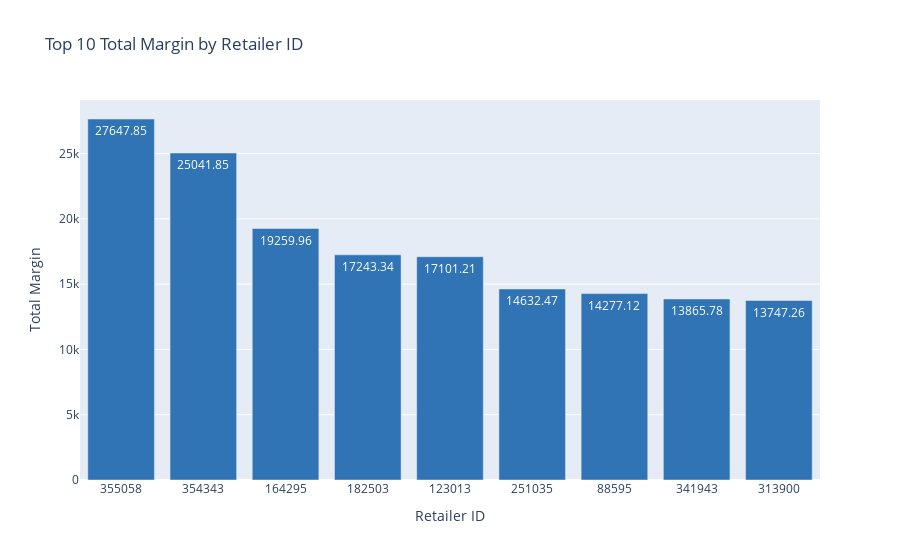

The notebook cell saved with this chart:
### Markdown cell above
## Top 10 Total Margin by Retailer ID

### Code cell
import plotly.graph_objects as go

# Data
retailer_ids = [
    '355058', '354343', '164295', '182503', '123013', '251035', '88595', '341943', '313900'
]
total_margins = [
    27647.8537988413, 25041.8508646365, 19259.9637414207, 17243.3392286944,
    17101.2105961333, 14632.4667210694, 14277.1243041015, 13865.7758461331,
    13747.2637080482
]

# Create figure with marker color and labels
fig = go.Figure(data=[
    go.Bar(
        x=retailer_ids,
        y=total_margins,
        marker_color='#3074b5',
        text=total_margins,  # Add text labels
        textposition='inside',  # Position labels outside the bars
        texttemplate='%{text:.2f}',  # Format the labels to 2 decimal places
    )
])

# Update layout
fig.update_layout(
    title='Top 10 Total Margin by Retailer ID',
    xaxis_title='Retailer ID',
    yaxis_title='Total Margin',
    bargap=0.1,  # Gap between bars
    bargroupgap=0.1,  # Gap between groups of bars
)

# Show figure
fig.show()

### Figure 1 — Plotly figure (JSON) as saved in the notebook; plotly's stock layout.template omitted (floating-point values rounded to 4 significant figures)
{"data": [{"marker": {"color": "#3074b5"}, "text": ["27647.8537988413", "25041.8508646365", "19259.9637414207", "17243.3392286944", "17101.2105961333", "14632.4667210694", "14277.1243041015", "13865.7758461331", "13747.2637080482"], "textposition": "inside", "texttemplate": "%{text:.2f}", "type": "bar", "x": ["355058", "354343", "164295", "182503", "123013", "251035", "88595", "341943", "313900"], "y": [27650.0, 25040.0, 19260.0, 17240.0, 17100.0, 14630.0, 14280.0, 13870.0, 13750.0]}], "layout": {"bargap": 0.1, "bargroupgap": 0.1, "title": {"text": "Top 10 Total Margin by Retailer ID"}, "xaxis": {"title": {"text": "Retailer ID"}}, "yaxis": {"title": {"text": "Total Margin"}}}}
